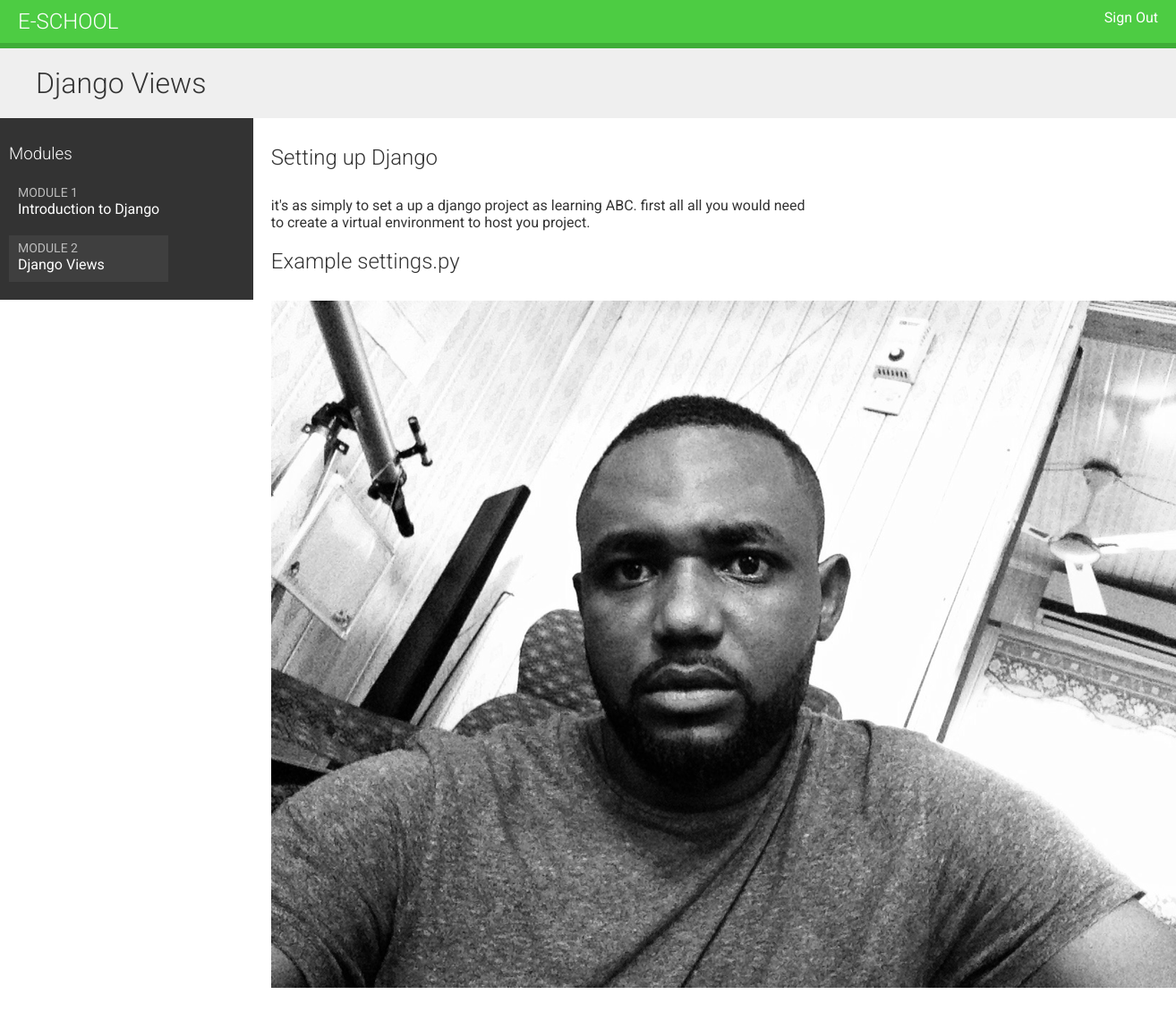
/students/course/5/11/ (signed in), run on the app's committed database.
### courses/models.py (models this page shows, shortened)
class Module(models.Model):
    course = models.ForeignKey(Course,
                               related_name='modules',
                               on_delete=models.CASCADE)
    title = models.CharField(max_length=200)
    description = models.TextField(blank=True)
    order = OrderField(blank=True,for_fields=['course'])
    class Meta:
        ordering = ['order']

class Content(models.Model):
    module = models.ForeignKey(Module,
                               related_name='contents',
                               on_delete=models.CASCADE)
    content_type = models.ForeignKey(ContentType,
                                    on_delete=models.CASCADE,
                                    limit_choices_to={'model__in':(
                                                       'text',
                                                       'video',
                                                       'image',
                                                       'file')})
    object_id = models.PositiveIntegerField()
    item = GenericForeignKey('content_type','object_id')
    order = OrderField(blank=True, for_fields=['module'])
    class Meta:
        ordering = ['order']

class ItemBase(models.Model):
    owner = models.ForeignKey(User,
                            related_name='%(class)s_related',
                            on_delete=models.CASCADE)
    title = models.CharField(max_length=250)
    created = models.DateTimeField(auto_now_add=True)
    updated = models.DateTimeField(auto_now=True)
    class Meta:
        abstract = True
    def render(self):
        return render_to_string('courses/content/{}.html'.format(self._meta.model_name), {'item':self})

class Text(ItemBase):
    content = models.TextField()

class Image(ItemBase):
    file = models.FileField(upload_to='images')

### students/views.py (the view)
# urls.py: path('course/<pk>/',views.StudentCourseDetailView.as_view(), name='student_course_detail'),
class StudentCourseDetailView(DetailView):
    model = Course
    template_name = 'students/course/detail.html'
    def get_queryset(self):
        qs = super(StudentCourseDetailView, self).get_queryset()
        return qs.filter(students__in=[self.request.user])
    def get_context_data(self, **kwargs):
        context =  super(StudentCourseDetailView, self).get_context_data(**kwargs)
        course = self.get_object()
        if 'module_id' in self.kwargs:
            context['module'] = course.modules.get(
                       id=self.kwargs['module_id'])
        else:
            context['module'] = course.modules.all()[0]
        return context

### students/templates/students/course/detail.html (shortened to what this page needs)
{% extends 'base.html' %}
{% block content %}
<h1>{{  module.title }}</h1>
<div class="contents">
    <h3>Modules</h3>
    <ul id="modules">
        {% for m in object.modules.all %}
        <li data-id="{{ m.id }}" {% if m == module %} class="selected"{% endif %}>
            <a href="{% url 'student_course_detail_module' object.id m.id %}">
                <span>
                    Module <span class="order">{{ m.order|add:1 }}</span>
                </span>
                <br>
                {{ m.title }}
            </a>
        </li>
        {% empty %}
         <li>No modules yet.</li>
         {% endfor %}
    </ul>
</div>
<div class="module">
    {% for content in module.contents.all %}
     {% with item=content.item %}
      <h2>{{ item.title }}</h2>
      {{ item.render }}
      {% endwith %}
      {% endfor %}
</div>
{% endblock %}

### courses/templates/base.html (shortened to what this page needs)
{% load static %}
<!DOCTYPE html>
<html>
    <head>
        <link href="{% static 'css/base.css' %}" rel="stylesheet">
    </head>
    <body>
        <div id="header">
            <a href="/" class="logo">E-school</a>
            <ul class="menu">
                {% if request.user.is_authenticated %}
                <li><a href="{% url 'logout' %}">Sign Out</a></li>
                {% else %}
                <li><a href="{% url 'login' %}">Sign In</a></li>
                {% endif %}
            </ul>
        </div>
        <div id="content">
            {% block content %}
            {% endblock %}
        </div>
    </body>
</html>

### courses/templates/courses/content/text.html
{{ item.content|linebreaks|safe }}

### courses/templates/courses/content/image.html
<p><img src="{{ item.file.url }}"></p>

### courses/static/css/base.css (style rules this page uses)
body { margin:0; font-family:'Roboto', sans-serif; font-weight:400; color:#333; }
a { color:#3fad37; text-decoration:none; }
ul { float:left; }
h1, h2, h3, h4, h5, h6 { font-family:'Roboto', sans-serif; font-weight:300; }
h1 { background:#efefef; width:100%; overflow:auto; padding:20px 0 20px 40px; margin:0; }
.module { padding:10px 20px; float:left; width:600px; }
.module p { margin:10px 0 20px; width:100%; float:left; }
#header { background:#4dcc43; overflow:auto; padding:10px 20px; border-bottom:6px solid #3fad37; }
#header .logo { text-decoration:none; font-family:'Roboto', sans-serif; font-weight:300; text-transform:uppercase; font-size:24px; color:#fff; float:left; }
#header a { color:#fff; }
#header .menu { list-style:none; float:right; margin:0; padding:0; }
.contents { width:20%; padding:10px; float:left; background:#333; color: #fff; font-family:'Roboto', sans-serif; }
.contents ul { list-style:none; margin:0; padding:0; }
.contents ul li { margin:0 0 10px 0; padding:4px 10px 10px; overflow:auto; }
.contents ul li.selected { background:#3f3f3f; }
.contents ul span { text-transform:uppercase; color:#bbb; font-size:14px; }
.contents ul a { display:block; color:#fff; text-decoration:none; }

### data on the page
Module: title "Django Views", order|add "2"
Module: order|add "1", title "Introduction to Django"
Content: item "Setting up Django", item.content "it's as simply to set a up a django project as learning ABC. first all all you would need to create a virtual environment to host you project."
Content: item "Example settings.py", item.file (picture)
